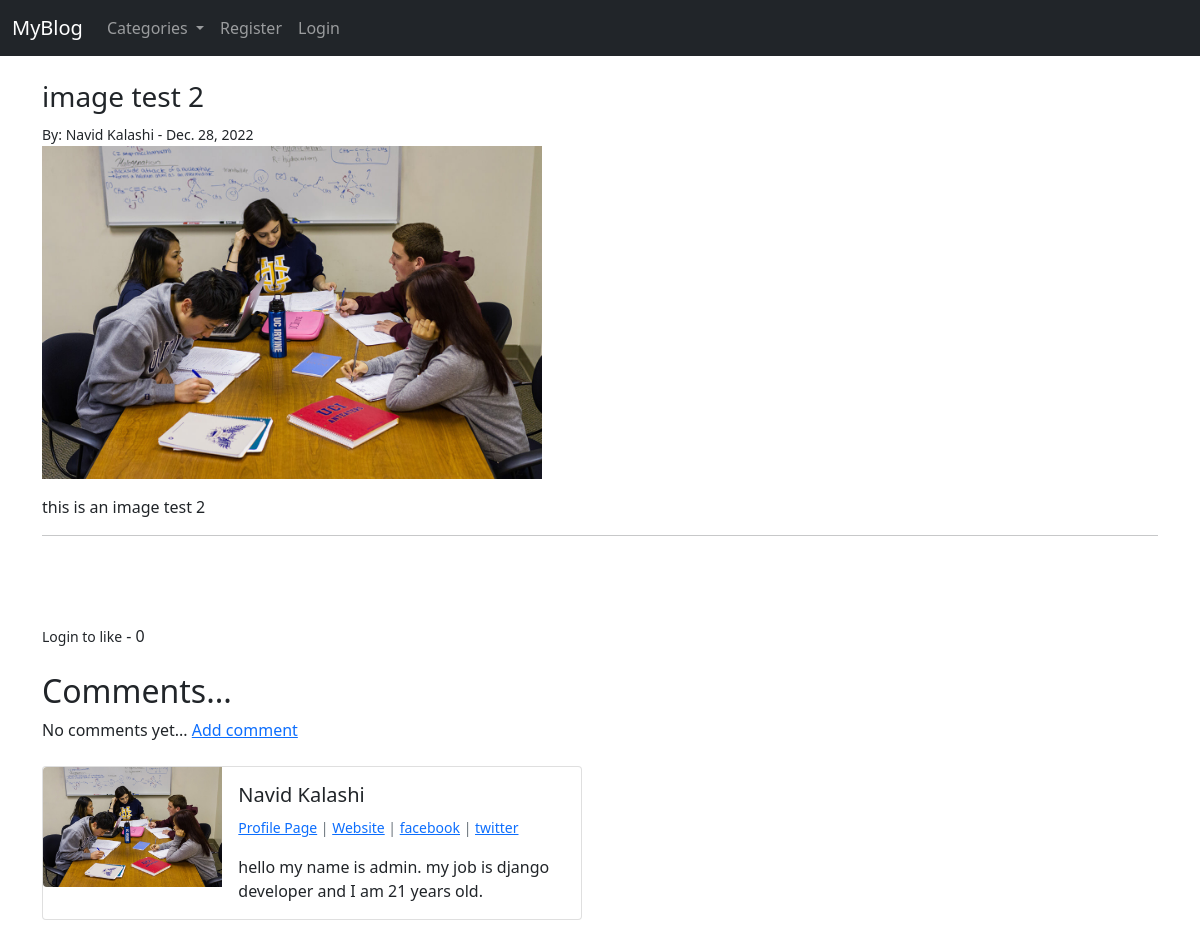
Before: /article/37/ with the older database file.
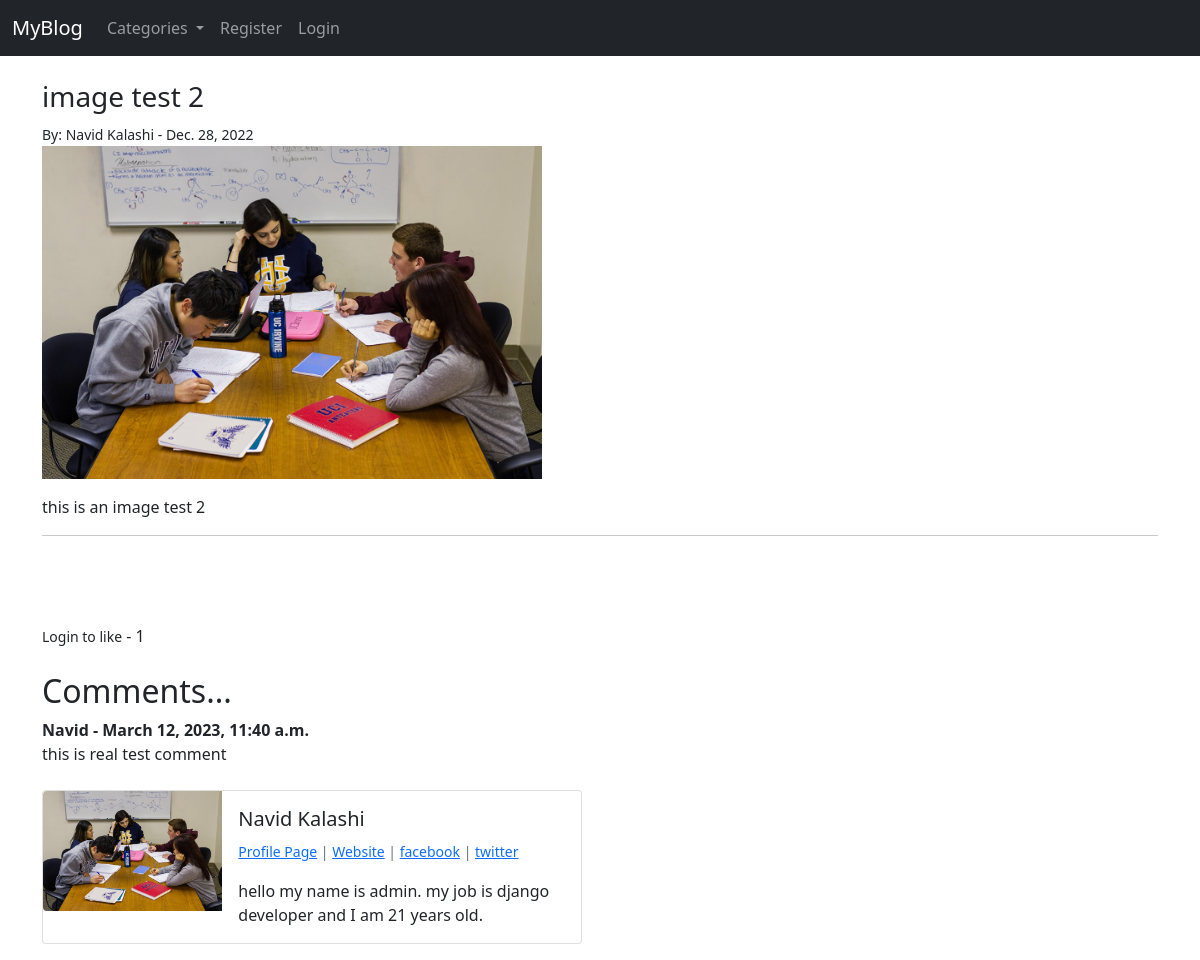
After: the same page with the newer database file.
### blog/models.py (models this page shows, shortened)
class Post(models.Model):
    title = models.CharField(max_length=255)
    header_image = models.ImageField(null=True, blank=True, upload_to='images/')
    title_tag = models.CharField(max_length=255)
    author = models.ForeignKey(User, on_delete=models.CASCADE)
    body = RichTextField(blank=True, null=True)
    date = models.DateField(auto_now_add=True)
    category = models.CharField(max_length=255, default='coding')
    snippet = models.CharField(max_length=255)
    likes = models.ManyToManyField(User, related_name='blog_posts')
    def total_likes(self):
        return self.likes.count()

class Profile(models.Model):
    user = models.OneToOneField(User, null=True, on_delete=models.CASCADE)
    bio = models.TextField()
    profile_picture = models.ImageField(null=True, blank=True, upload_to='images/profile/')
    website_url = models.CharField(max_length=255, null=True, blank=True)
    facebook_url = models.CharField(max_length=255, null=True, blank=True)
    twitter_url = models.CharField(max_length=255, null=True, blank=True)
    instagram_url = models.CharField(max_length=255, null=True, blank=True)
    pinterest_url = models.CharField(max_length=255, null=True, blank=True)

class Comment(models.Model):
    post = models.ForeignKey(Post, related_name='comments', on_delete=models.CASCADE)
    name = models.CharField(max_length=255)
    body = models.TextField()
    date_added = models.DateTimeField(auto_now_add=True)

### blog/views.py (the view)
# urls.py: path('article/<int:pk>/', ArticleDetailView.as_view(), name='article_detail'),
class ArticleDetailView(DetailView):
    model = Post
    template_name = 'article_detail.html'
    def get_context_data(self, *args, **kwargs):
        cat_menu = Category.objects.all()
        context = super(ArticleDetailView, self).get_context_data(*args, **kwargs)
        stuff = get_object_or_404(Post, id=self.kwargs['pk'])
        total_likes = stuff.total_likes()
        liked = False
        if stuff.likes.filter(id=self.request.user.id).exists():
            liked = True
        context['total_likes'] = total_likes
        context['cat_menu'] = cat_menu
        context['liked'] = liked
        return context

### blog/models.py (called while the page is built)
    def __str__(self):
        return self.name

### blog/templates/article_detail.html (shortened to what this page needs)
{% extends "base.html" %}
{% load static %}
{% block content %}
    <h3>{{post.title}}</h3>
    <small>By: {{post.author.first_name}} {{post.author.last_name}} - {{post.date}} </small>
    <br>
    {% if post.header_image %}
        <img src="{{post.header_image.url}}" style='width: 500px'>
    {% endif %}
    <p>{{post.body|safe}}</p>
    <hr>
    <br><br>
    <br>
    <form action="{% url 'like_post' post.pk %}" method='POST'>
        {% if user.is_authenticated %}
            {% if liked %}
                <button type='submit' name='post_id' value='{{post.id}}' class='btn btn-danger btn-sm'>
                    Unlike
                </button>
            {% else %}
                <button type='submit' name='post_id' value='{{post.id}}' class='btn btn-primary btn-sm'>
                    Like
                </button>
            {% endif %}
        {% else %}
                <small>Login to like</small>
        {% endif %} - {{total_likes}}
    </form>
    <br>
    <h2>Comments...</h2>
    {% if not post.comments.all %}
        No comments yet... <a href="{% url 'add_comment' post.pk %}">Add comment</a>
        <br><br>
    {%else%}
        {% for comment in post.comments.all %}
            <strong>
                {{comment.name}} - {{comment.date_added}}
            </strong>
            <br>
            {{comment.body}}
            <br><br>
        {%endfor%}
    {%endif%}
    <div class="card mb-3" style="max-width: 540px;">
        <div class="row g-0">
          <div class="col-md-4">
            {% if post.author.profile.profile_picture %}
                <img src="{{post.author.profile.profile_picture.url}}" class="img-fluid rounded-start">
            {% else %}
                <img src="{% static 'blog/images/default-profile-photo.jpg' %}" class="img-fluid rounded-start">
            {% endif %}
          </div>
          <div class="col-md-8">
            <div class="card-body">
                <h5 class="card-title">
                    {{post.author.first_name}}
                    {{post.author.last_name}}
                </h5>
                <p class="card-text"><small class="text-muted">
                    {% if post.author.profile.id %}
                        <a href="{% url 'show_profile_page' post.author.profile.id %}">Profile Page</a>
                    {% endif %}
                    {% if post.author.profile.website_url %}
                        | <a href="{{post.author.profile.website_url}}">Website</a>
                    {% endif %}
                    {% if post.author.profile.facebook_url %}
                        | <a href="{{post.author.profile.facebook_url}}">facebook</a>
                    {% endif %}
                    {% if post.author.profile.twitter_url %}
                        | <a href="{{post.author.profile.twitter_url}}">twitter</a>
                    {% endif %}
                </small></p>
                <p class="card-text">
                    {{post.author.profile.bio}}
                </p>
            </div>
          </div>
        </div>
      </div>
{% endblock content %}

### blog/templates/base.html (shortened to what this page needs)
<!doctype html>
<html lang="en">
  <head>
    <link href="https://cdn.jsdelivr.net/npm/bootstrap@5.1.3/dist/css/bootstrap.min.css" rel="stylesheet">
  </head>
  <body>
    <nav class="navbar navbar-expand-lg navbar-dark bg-dark">
        <div class="container-fluid">
          <a class="navbar-brand" href="{% url 'home' %}">MyBlog</a>
          <div class="collapse navbar-collapse" id="navbarSupportedContent">
            <ul class="navbar-nav me-auto mb-2 mb-lg-0">
              {% if cat_menu %}
                <li class="nav-item dropdown">
                  <a class="nav-link dropdown-toggle" href="#" role="button" data-bs-toggle="dropdown" aria-expanded="false">
                    Categories
                  </a>
                </li>
              {% else %}
                <li class="nav-item">
                  <a class="nav-link" href="{% url 'category_list' %}">Categories</a>
                </li>
              {% endif %}
              {% if user.is_authenticated %}
                <li class="nav-item">
                  <a class="nav-link" href="{% url 'add_post' %}">Add Post</a>
                </li>
                <li class="nav-item dropdown">
                  <a class="nav-link dropdown-toggle" href="#" id="navbarDropdown" role="button" data-bs-toggle="dropdown" aria-expanded="false">
                    Profile
                  </a>
                  <ul class="dropdown-menu" aria-labelledby="navbarDropdown">
                    <li><a class="dropdown-item" href="{% url 'edit_profile' %}">Edit Setting</a></li>
                    {% if user.profile.id %}
                      <li><a class="dropdown-item" href="{% url 'edit_profile_page' user.profile.id %}">Edit Profile Page</a></li>
                      <li><a class="dropdown-item" href="{% url 'show_profile_page' user.profile.id %}">Show Profile Page</a></li>
                    {% else %}
                      <li><a class="dropdown-item" href="{% url 'create_profile_page' %}">Create Profile Page</a></li>
                    {% endif %}
                  </ul>
                </li>
                <li class="nav-item">
                  <a class="nav-link" href="{% url 'add_category' %}">Add Category</a>
                </li>
                <li class="nav-item">
                  <a class="nav-link" href="{% url 'logout' %}">Logout</a>
                </li>
              {% else %}
                <li class="nav-item">
                  <a class="nav-link" href="{% url 'register' %}">Register</a>
                </li>
                <li class="nav-item">
                  <a class="nav-link" href="{% url 'login' %}">Login</a>
                </li>
              {% endif %}
            </ul>
          </div>
        </div>
      </nav>
    <br>
    <div class="container">
    {% block content %}
    {% endblock content %}
    </div>
  </body>
</html>

Changed rows visible on the page:
added Comment: name "Navid", date_added "March 12, 2023, 11:40 a.m.", body "this is real test comment"
Other visible differences:
{{ total_likes }}: "0" → "1"
text no longer shown: "No comments yet... Add comment"
